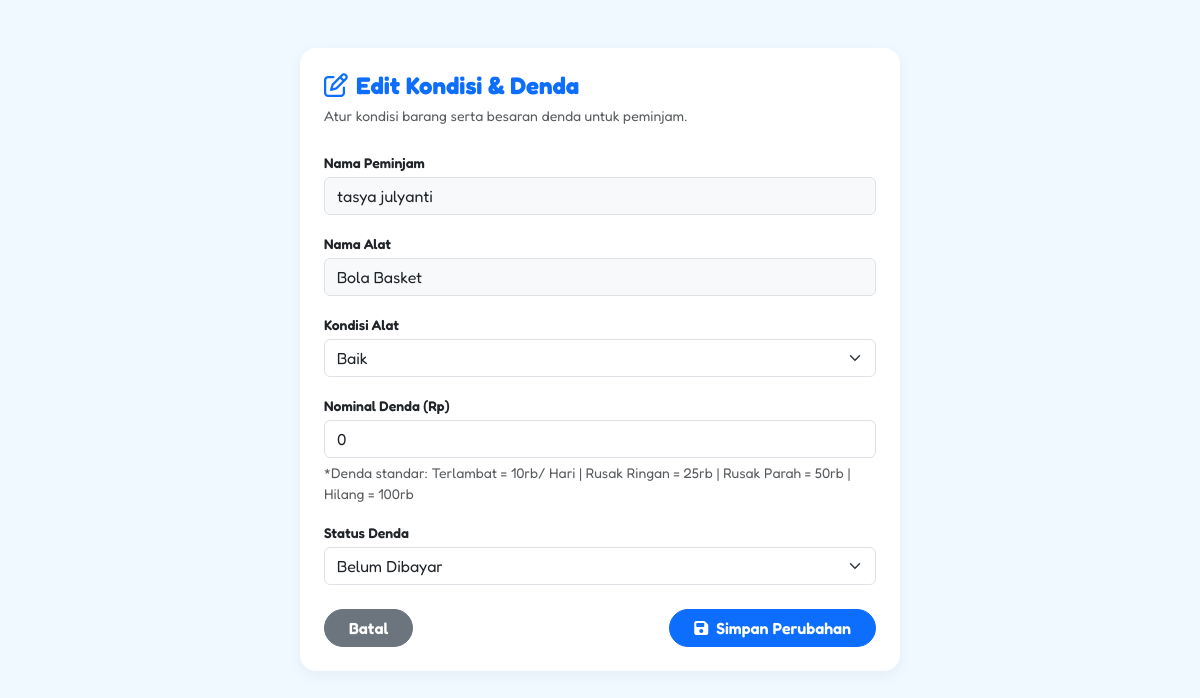
/pengembalian/edit.php?id=3 (signed in), run on the app's committed database.
### tables this page shows
CREATE TABLE `pengembalian` (
  `id_pengembalian` int(11) NOT NULL,
  `id_peminjaman` int(11) NOT NULL,
  `nama_peminjam` varchar(100) DEFAULT NULL,
  `nama_alat` varchar(100) DEFAULT NULL,
  `tanggal_kembali` date NOT NULL,
  `kondisi_kembali` varchar(50) NOT NULL,
  `denda` decimal(12,2) DEFAULT 0.00,
  `status_denda` enum('Lunas','Belum Lunas') DEFAULT 'Lunas',
  `status_pembayaran` enum('Belum Dibayar','Sudah Dibayar') DEFAULT 'Belum Dibayar'
);

CREATE TABLE `peminjaman` (
  `id_peminjaman` int(11) NOT NULL,
  `id_user` int(11) NOT NULL,
  `nama_peminjam` varchar(100) DEFAULT NULL,
  `nama_alat` varchar(100) DEFAULT NULL,
  `tanggal_pinjam` date NOT NULL,
  `tanggal_rencana_kembali` date NOT NULL,
  `status` enum('Menunggu','Disetujui','Ditolak','Dikembalikan') DEFAULT 'Menunggu'
);

### pengembalian/edit.php (the view, shortened to what this page needs)
<?php
include '../connection.php';
$koneksi = $conn ?? $con;
$id_pengembalian = $_GET['id'] ?? 0;
$query_get = "SELECT g.*, p.nama_peminjam, p.nama_alat
              FROM pengembalian g
              JOIN peminjaman p ON g.id_peminjaman = p.id_peminjaman
              WHERE g.id_pengembalian = '$id_pengembalian'";
$result_get = mysqli_query($koneksi, $query_get);
$data = mysqli_fetch_assoc($result_get);
?>
<!DOCTYPE html>
<html lang="id">
<head>
    <link href="https://cdn.jsdelivr.net/npm/bootstrap@5.3.0/dist/css/bootstrap.min.css" rel="stylesheet">
    <link rel="stylesheet" href="https://cdnjs.cloudflare.com/ajax/libs/font-awesome/6.4.0/css/all.min.css">
</head>
<body>
    <div class="container my-5">
        <div class="card card-custom p-4">
            <h4 class="fw-bold text-primary mb-1">
                <i class="fa-regular fa-pen-to-square me-2"></i>Edit Kondisi & Denda
            </h4>
            <p class="text-muted small mb-4">Atur kondisi barang serta besaran denda untuk peminjam.</p>
            <form action="" method="POST">
                <div class="mb-3">
                    <label class="form-label fw-semibold small mb-1">Nama Peminjam</label>
                    <input type="text" class="form-control bg-light" value="<?= htmlspecialchars($data['nama_peminjam'] ?? '-'); ?>" readonly>
                </div>
                <div class="mb-3">
                    <label class="form-label fw-semibold small mb-1">Nama Alat</label>
                    <input type="text" class="form-control bg-light" value="<?= htmlspecialchars($data['nama_alat'] ?? '-'); ?>" readonly>
                </div>
                <div class="mb-3">
                    <label class="form-label fw-semibold small mb-1">Kondisi Alat</label>
                    <select name="kondisi_kembali" class="form-select" id="kondisi">
                        <?php $k = strtolower($data['kondisi_kembali'] ?? 'baik'); ?>
                        <option value="baik" <?= ($k == 'baik') ? 'selected' : ''; ?>>Baik</option>
                    </select>
                </div>
                <div class="mb-3">
                    <label class="form-label fw-semibold small mb-1">Nominal Denda (Rp)</label>
                    <input type="number" name="denda" class="form-control" value="<?= (float)($data['denda'] ?? 0); ?>" step="500" min="0" required>
                    <div class="form-text text-muted small mt-1">
                        *Denda standar: Terlambat = 10rb/ Hari | Rusak Ringan = 25rb | Rusak Parah = 50rb | Hilang = 100rb
                    </div>
                </div>
                <div class="mb-4">
                    <label class="form-label fw-semibold small mb-1">Status Denda</label>
                    <select name="status_pembayaran" class="form-select">
                        <?php $sb = $data['status_pembayaran'] ?? 'Belum Dibayar'; ?>
                        <option value="Belum Dibayar" <?= ($sb == 'Belum Dibayar') ? 'selected' : ''; ?>>Belum Dibayar</option>
                    </select>
                </div>
                <div class="d-flex justify-content-between gap-2">
                    <a href="tampil.php" class="btn btn-secondary rounded-pill px-4 fw-semibold">Batal</a>
                    <button type="submit" class="btn btn-primary rounded-pill px-4 fw-semibold">
                        <i class="fa-solid fa-floppy-disk me-1"></i> Simpan Perubahan
                    </button>
                </div>
            </form>
        </div>
    </div>
</body>
</html>

### pengembalian/edit.php (style rules this page uses)
body { font-family: 'Fredoka', sans-serif; background-color: #f0f9ff; color: #334155; }
.card-custom { border: none; border-radius: 16px; box-shadow: 0 4px 15px rgba(0,0,0,0.05); background: #ffffff; max-width: 600px; margin: auto; }

### data on the page
pengembalian: id_peminjaman.nama_peminjam "tasya julyanti", id_peminjaman.nama_alat "Bola Basket", denda "0", status_pembayaran "Belum Dibayar"
